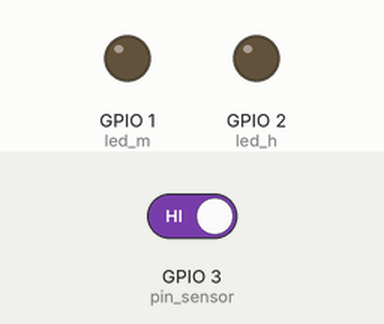
A sketch run on a simulated ESP8266 (NodeMCU). Shown: output pins drawn as LEDs (lit = HIGH). The inputs (shaded band) are chosen by the test bench; at power-on: GPIO 3 (pin_sensor) HIGH. WiFi joins after 1.5 s; servers stay silent unless stated.

Above: at 0.0 s.
At 0.6 s:
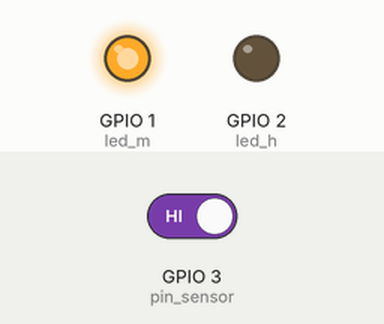
At 2.1 s:
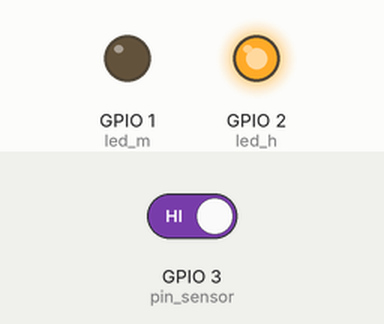
Timing chart, 0 to 3.6 s (numbered marks = the images above):
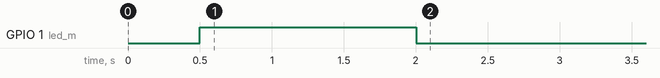

The sketch:

Esp01_doorSensor.ino
```cpp
#include <WiFiManager.h>

#define pin_sensor 3
#define led_m 1
#define led_h 2

#include <ESP8266WiFi.h>
#include <ESP8266HTTPClient.h>

//http client
const int port = 80;
const String host = "192.168.1.6";

void setup() {
  // put your setup code here, to run once:

    delay(500);

    pinMode(pin_sensor, INPUT);
    pinMode(led_m, OUTPUT);
    pinMode(led_h, OUTPUT);

    digitalWrite(led_m, HIGH);
    digitalWrite(led_h, LOW);

    WiFiManager wm;

    //reset wifi credentials
    wm.resetSettings();

      bool res;
      res = wm.autoConnect("Sensor Deteksi Maling");
      if(res){
        //Berhasil connect
        digitalWrite(led_h, HIGH);
        digitalWrite(led_m, LOW);
      }
}

void loop() {
  // put your main code here, to run repeatedly:
  WiFiClient client;
  if(!client.connect(host, port)){
    Serial.println("couldnt connect to website");
    return;
  }

  int sensor_val = digitalRead(pin_sensor);

  if(sensor_val == LOW){
      HTTPClient http;

      String link = "http://" + host + "/esp01/datatestinsert.php?data=1";
      http.begin(client ,link);
      http.GET();

      String respon = http.getString();

      http.end();
  }


}
```
